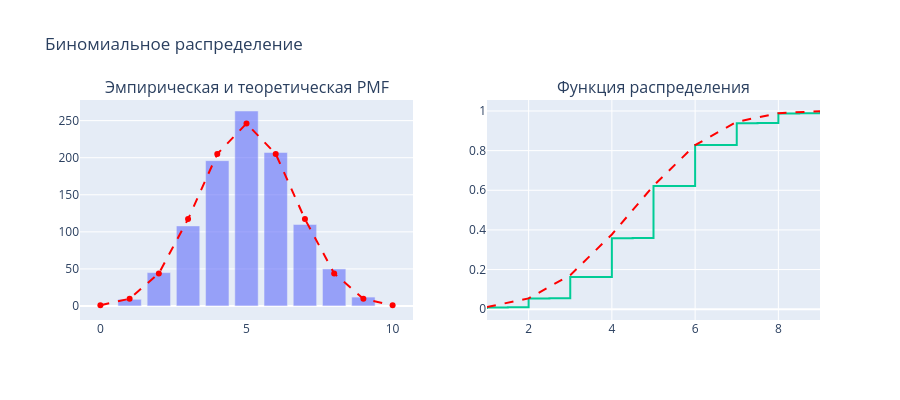
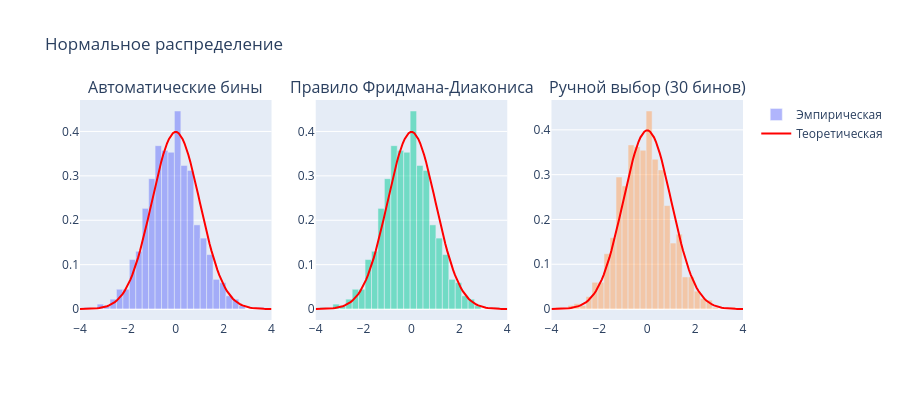
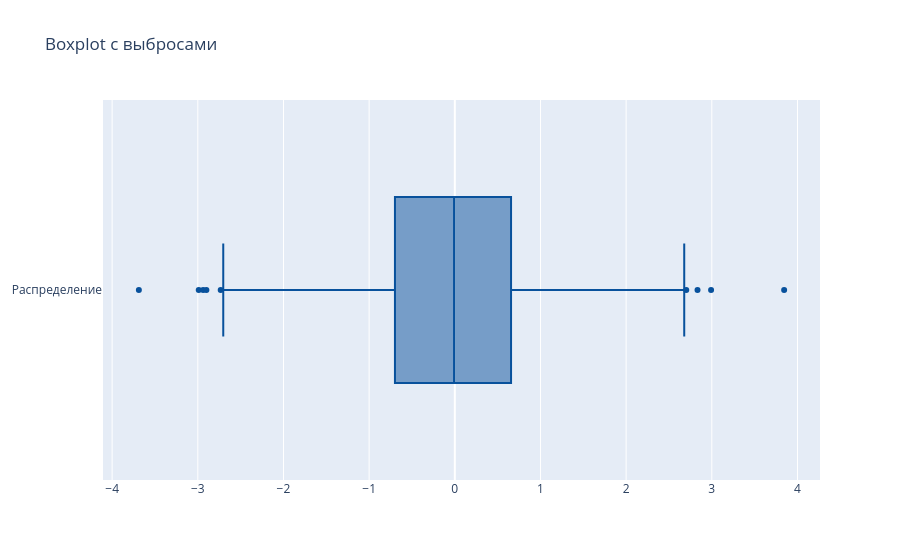

The cell these charts' notebook holds for them, in order:
### Markdown cell above
графики для биномиального и нормального распределения

### Code cell
fig1 = make_subplots(rows=1, cols=2, subplot_titles=("Эмпирическая и теоретическая PMF", "Функция распределения"))

# Левый график (PMF)
values, counts = np.unique(binom_sample, return_counts=True)
x_binom = np.arange(0, 11)
fig1.add_trace(go.Bar(
    x=values, 
    y=counts, 
    name='Эмпирическая',
    marker=dict(opacity=0.6)
), row=1, col=1)

fig1.add_trace(go.Scatter(
    x=x_binom, 
    y=stats.binom.pmf(x_binom, n=10, p=0.5)*1000,
    mode='lines+markers',
    line=dict(dash='dash', color='red'),
    name='Теоретическая'
), row=1, col=1)

# Правый график (CDF)
x = np.sort(binom_sample)
y = np.arange(1, len(x)+1)/len(x)
fig1.add_trace(go.Scatter(x=x, y=y,mode='lines',line=dict(shape='hvh'),name='ECDF'), row=1, col=2)

fig1.add_trace(go.Scatter(x=x, y=stats.binom.cdf(x, n=10, p=0.5),mode='lines',line=dict(dash='dash', color='red'),name='Теоретическая CDF'), row=1, col=2)

fig1.update_layout(title_text="Биномиальное распределение",showlegend=False,height=400)
fig1.show()

# 2. Графики для нормального распределения
fig2 = make_subplots(
    rows=1, cols=3,
    subplot_titles=("Автоматические бины", "Правило Фридмана-Диакониса", "Ручной выбор (30 бинов)"))

bins_params = ['auto', 'fd', 30]
x_norm = np.linspace(-4, 4, 100)

for i, bins in enumerate(bins_params, 1):
    hist = np.histogram(norm_sample, bins=bins, density=True)
    fig2.add_trace(go.Bar(x=hist[1][:-1],y=hist[0],width=np.diff(hist[1]),name='Эмпирическая',opacity=0.5,showlegend=(i==1)), row=1, col=i)
    fig2.add_trace(go.Scatter(x=x_norm,y=stats.norm.pdf(x_norm),line=dict(color='red'),name='Теоретическая',showlegend=(i==1)), row=1, col=i)

fig2.update_layout(title_text="Нормальное распределение",height=400,bargap=0.01)
fig2.show()

# 3. Boxplot с выбросами
fig3 = go.Figure()
fig3.add_trace(go.Box(
    x=norm_sample,
    name='Распределение',
    boxpoints='outliers',
    marker=dict(
        color='rgb(8,81,156)',
        outliercolor='rgba(219, 64, 82, 0.6)',
        line=dict(outliercolor='rgba(219, 64, 82, 1.0)', outlierwidth=2)
    )
))
fig3.update_layout(title_text="Boxplot с выбросами")
fig3.show()
